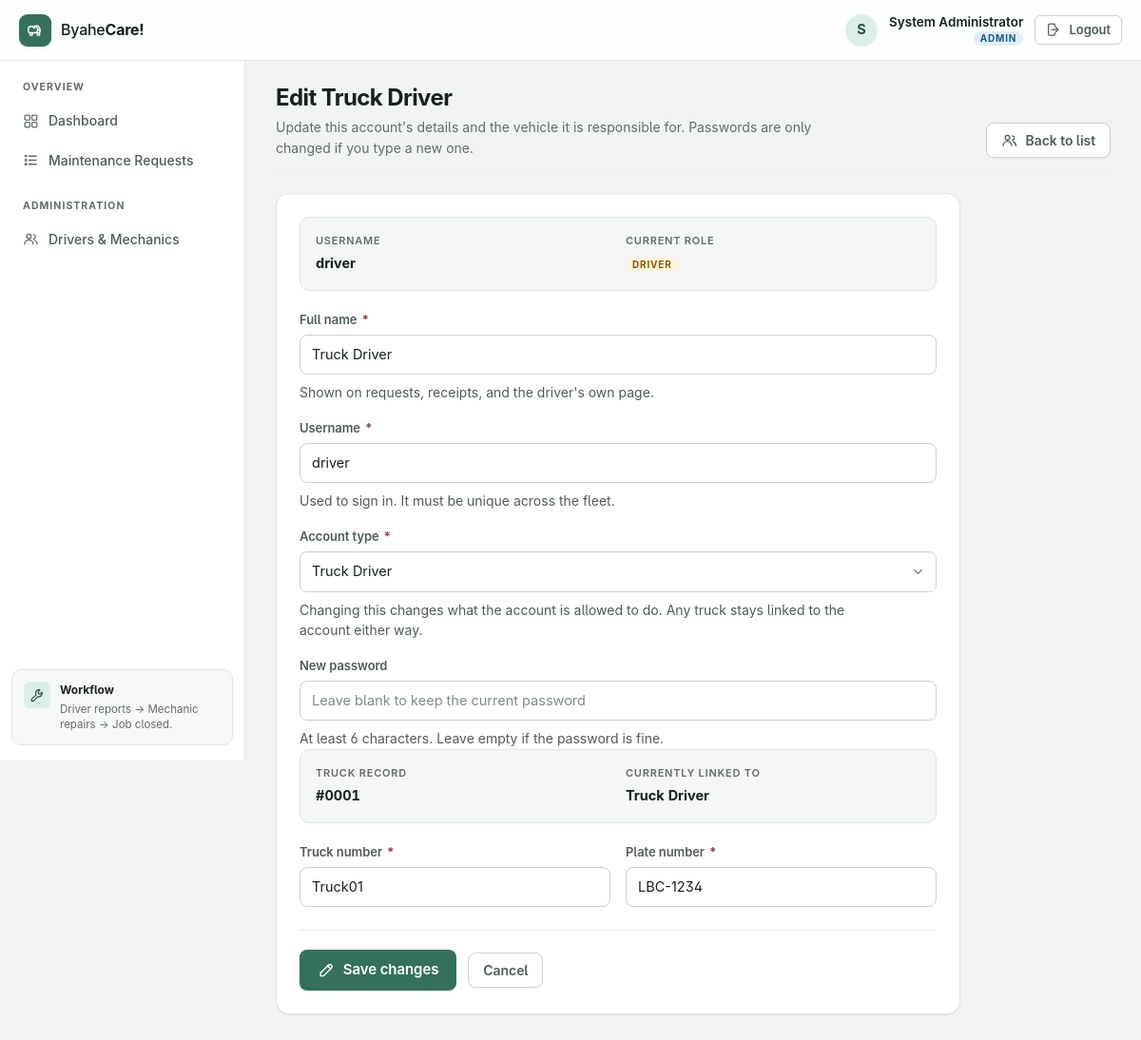
/admin/user/3/edit (signed in), run on an earlier commit of the app's database.
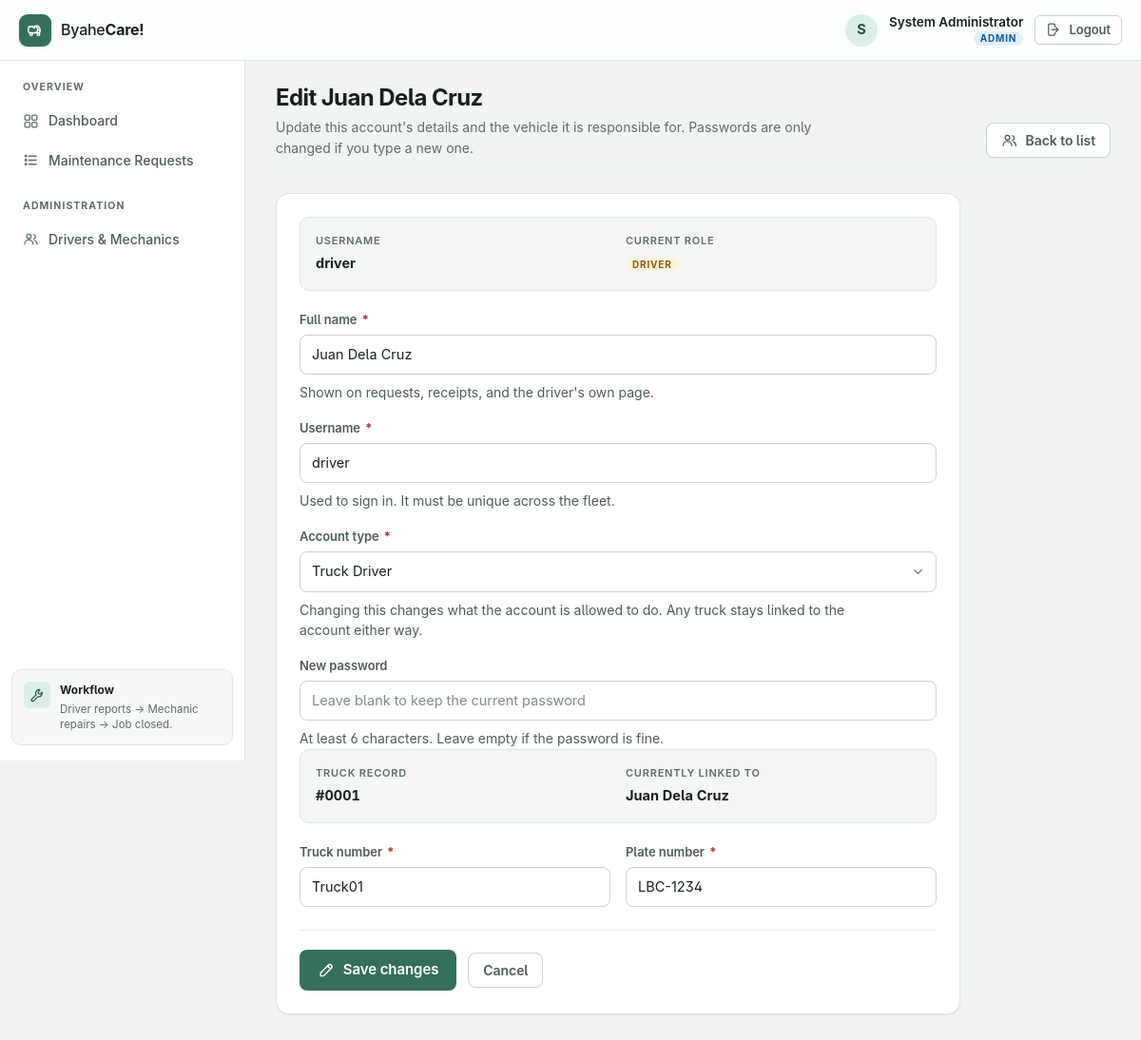
And on a later commit of the database.
### tables this page shows
CREATE TABLE users (
            id INTEGER PRIMARY KEY AUTOINCREMENT,
            username TEXT UNIQUE NOT NULL,
            password TEXT NOT NULL,
            name TEXT NOT NULL,
            role TEXT NOT NULL
        );

### app.py (the view, shortened to what this page needs)
@app.route("/admin/user/<int:user_id>/edit", methods=["GET", "POST"])
def admin_edit_user(user_id):
    if "user_id" not in session:
        return redirect(url_for("login"))
    if session["role"] != "admin":
        flash("Only administrators can edit driver and mechanic accounts.", "error")
        return redirect(url_for("requests"))
    conn = get_db()
    person = conn.execute("""
        SELECT * FROM users
        WHERE id = ? AND role IN ('driver', 'mechanic')
    """, (user_id,)).fetchone()
    if not person:
        conn.close()
        flash("Account not found.", "error")
        return redirect(url_for("admin_users"))
    truck = conn.execute(
        "SELECT * FROM trucks WHERE driver_id = ?",
        (user_id,)
    ).fetchone()
    conn.close()
    return render_template(
        "admin_user_edit.html",
        person=person,
        truck=truck
    )

### app.py (called while the page is built)
def get_db():
    conn = sqlite3.connect(DATABASE)
    conn.row_factory = sqlite3.Row
    return conn

### templates/admin_user_edit.html (shortened to what the changed rows need)
{% extends "base.html" %}
{% block page_title %}Edit {{ person['name'] }}{% endblock %}
{% block page_subtitle %}
    Update this account's details and the vehicle it is responsible for.
    Passwords are only changed if you type a new one.
{% endblock %}
{% block content %}
<div class="panel u-narrow">
    <div class="truck-strip">
        <div class="truck-strip__cell">
            <span>Username</span>
            <strong>{{ person['username'] }}</strong>
        </div>
        <div class="truck-strip__cell">
            <strong>
                <span class="role-badge" data-role="{{ person['role'] }}">
                    {{ person['role'] }}
                </span>
            </strong>
        </div>
    </div>
    <form method="POST">
        <div class="field">
            <label for="name">Full name <span class="req" aria-hidden="true">*</span></label>
            <input id="name" type="text" name="name"
                   value="{{ person['name'] }}"
                   placeholder="e.g. Juan Dela Cruz" maxlength="80" required>
            <p class="hint">Shown on requests, receipts, and the driver's own page.</p>
        </div>
        <div class="field">
            <label for="username">Username <span class="req" aria-hidden="true">*</span></label>
            <input id="username" type="text" name="username"
                   value="{{ person['username'] }}"
                   placeholder="e.g. driver" maxlength="40" required>
            <p class="hint">Used to sign in. It must be unique across the fleet.</p>
        </div>
        {% if truck %}
            <div class="truck-strip">
                <div class="truck-strip__cell">
                    <span>Truck record</span>
                    <strong>#{{ '%04d'|format(truck['id']) }}</strong>
                </div>
                <div class="truck-strip__cell">
                    <span>Currently linked to</span>
                    <strong>{{ person['name'] }}</strong>
                </div>
            </div>
            <div class="field-row">
                <div class="field">
                    <label for="truck_number">Truck number <span class="req" aria-hidden="true">*</span></label>
                    <input id="truck_number" type="text" name="truck_number"
                           value="{{ truck['truck_number'] }}"
                           placeholder="e.g. TRK-001" maxlength="40" required>
                </div>
                <div class="field">
                    <label for="plate_number">Plate number <span class="req" aria-hidden="true">*</span></label>
                    <input id="plate_number" type="text" name="plate_number"
                           value="{{ truck['plate_number'] }}"
                           placeholder="e.g. ABC-1234" maxlength="40" required>
                </div>
            </div>
        {% elif person['role'] == 'driver' %}
            <div class="alert alert--error alert--spaced" role="status">
                <svg class="icon" aria-hidden="true"><use href="#i-alert-circle"></use></svg>
                <span>No truck is linked to this driver yet, so there are no
                    vehicle details to edit here.</span>
            </div>
        {% endif %}
    </form>
</div>
{% endblock %}

What changed in the data, as far as the page shows it:
changed users "driver": name "Truck Driver" → "Juan Dela Cruz"
